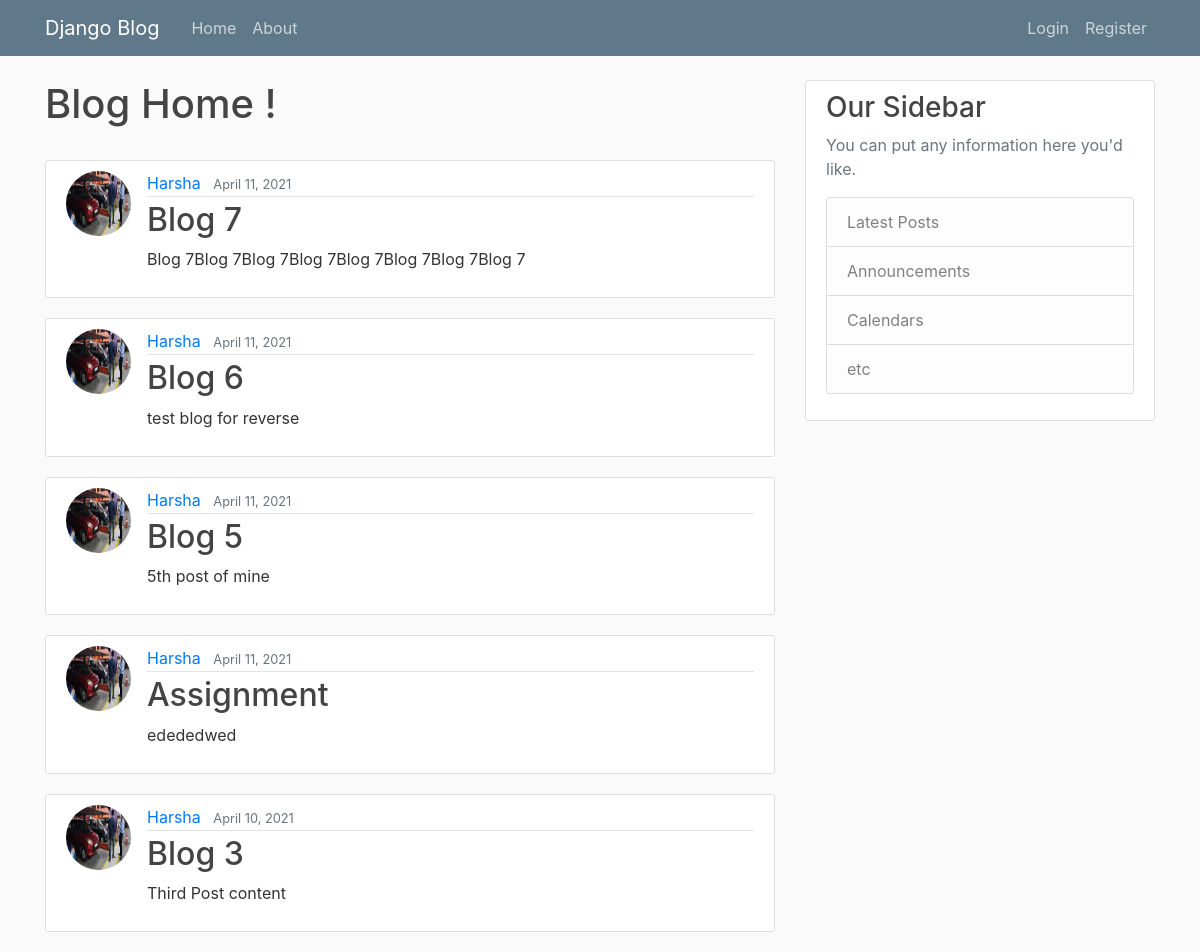
The app's page /, older data.
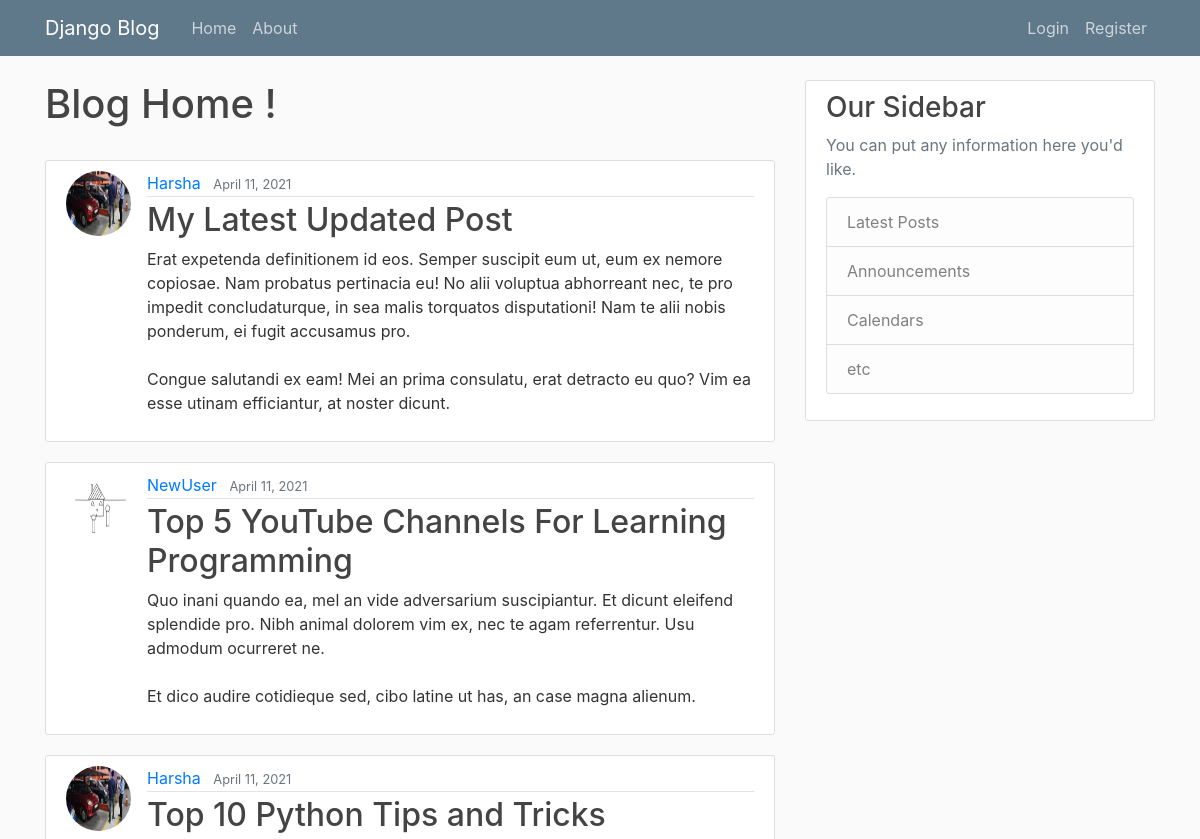
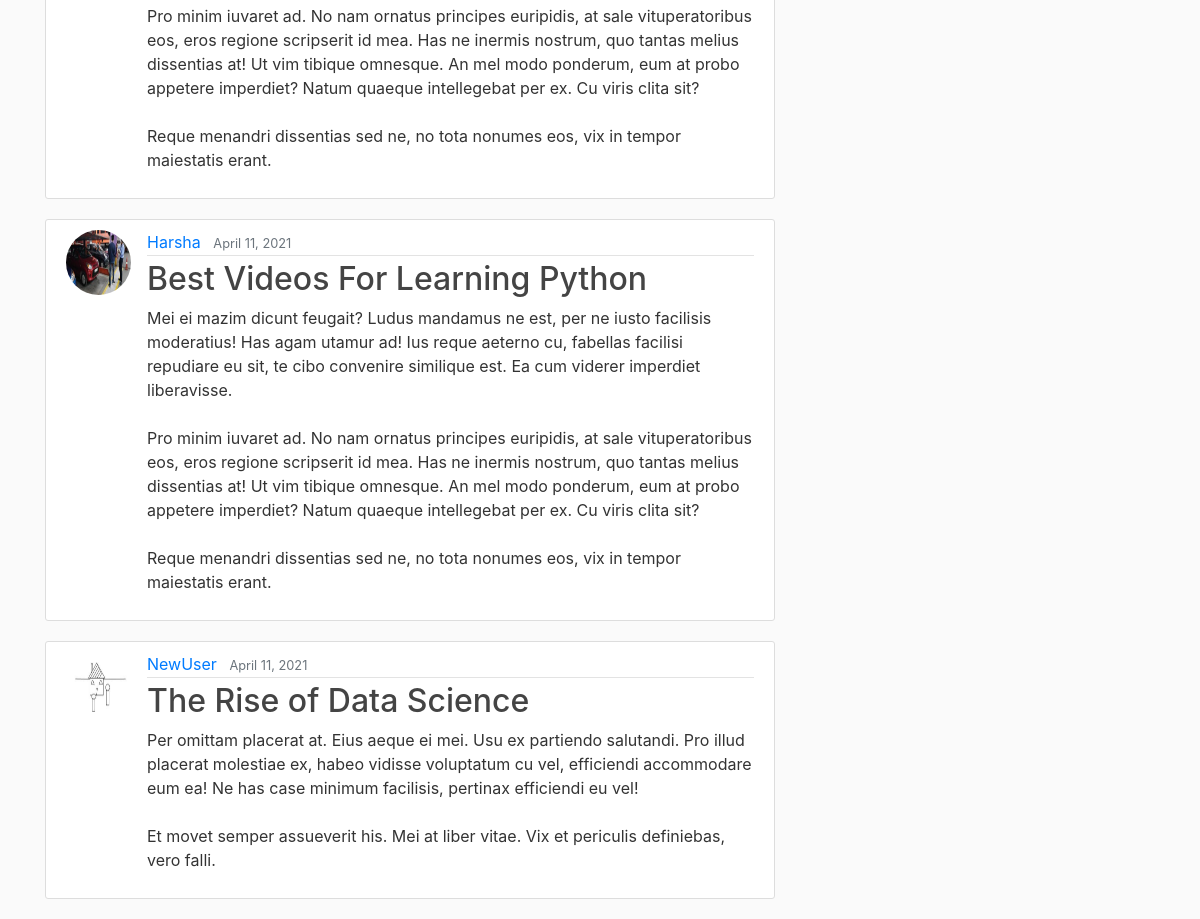
The same page, newer data (2 pictures, top to bottom).
### blog/models.py (models this page shows, shortened)
class Post(models.Model):
    title = models.CharField(max_length=100)
    content = models.TextField()
    date_posted = models.DateTimeField(default=timezone.now)
    author = models.ForeignKey(User, on_delete=models.CASCADE)

### users/models.py (models this page shows, shortened)
class Profile(models.Model):
    user = models.OneToOneField(User, on_delete=models.CASCADE)
    image = models.ImageField(default='default.jpg', upload_to ='profile_pics')

### blog/views.py (the view)
# urls.py: path('', PostListView.as_view(), name="blog-home"),
class PostListView(ListView):
    model = Post            # Tells which model to query to create a List View
    template_name = 'blog/home.html'
    context_object_name = 'posts'
    ordering = ['-date_posted']
    paginate_by = 5

### blog/templates/blog/home.html
{% extends "blog/base.html" %}
{% block content %}
    <h1>Blog Home !</h1>
    <br>
    {% for post in posts %}
        <article class="media content-section">
            <img class="rounded-circle article-img" src="{{ post.author.profile.image.url }}" alt="Image">
            <div class="media-body">
            <div class="article-metadata">
                <a class="mr-2" href="#">{{ post.author }}</a>
                <small class="text-muted">{{ post.date_posted|date:"F d, Y" }}</small>
            </div>
            <h2><a class="article-title" href="{% url 'post-detail' post.id  %}">{{ post.title }}</a></h2>
            <p class="article-content">{{ post.content }}</p>
            </div>
        </article>
    {% endfor %}
{% endblock %}

Row changes from the older to the newer data that the page shows:
no longer on this page (row unchanged): Post: author.profile.image (picture), author "Harsha", date_posted "April 11, 2021", title "Blog 7", content "Blog 7Blog 7Blog 7Blog 7Blog 7Blog 7Blog 7Blog 7"
no longer on this page (row unchanged): Post: author.profile.image (picture), author "Harsha", date_posted "April 11, 2021", title "Blog 6", content "test blog for reverse"
no longer on this page (row unchanged): Post: author.profile.image (picture), author "Harsha", date_posted "April 11, 2021", title "Blog 5", content "5th post of mine"
no longer on this page (row unchanged): Post: author.profile.image (picture), author "Harsha", date_posted "April 11, 2021", title "Assignment", content "edededwed"
no longer on this page (row unchanged): Post: author.profile.image (picture), author "Harsha", date_posted "April 10, 2021", title "Blog 3", content "Third Post content"
added Post: author.profile.image (picture), author "Harsha", date_posted "April 11, 2021", title "My Latest Updated Post", content "Erat expetenda definitionem id eos. Semper suscipit eum ut, eum ex nemore copiosae. Nam probatus pertinacia eu! No alii voluptua abhorreant nec, te pro impedit concludaturque, in sea malis torquatos disputationi! Nam te alii nobis ponderum, ei fugit accusamus pro. Congue salutandi ex eam! Mei an prima consulatu, erat detracto eu quo? Vim ea esse utinam efficiantur, at noster dicunt."
added Post: author.profile.image (placeholder picture), author "NewUser", date_posted "April 11, 2021", title "Top 5 YouTube Channels For Learning Programming", content "Quo inani quando ea, mel an vide adversarium suscipiantur. Et dicunt eleifend splendide pro. Nibh animal dolorem vim ex, nec te agam referrentur. Usu admodum ocurreret ne. Et dico audire cotidieque sed, cibo latine ut has, an case magna alienum."
added Post: author.profile.image (picture), author "Harsha", date_posted "April 11, 2021", title "Top 10 Python Tips and Tricks", content "Pro minim iuvaret ad. No nam ornatus principes euripidis, at sale vituperatoribus eos, eros regione scripserit id mea. Has ne inermis nostrum, quo tantas melius dissentias at! Ut vim tibique omnesque. An mel modo ponderum, eum at probo appetere imperdiet? Natum quaeque intellegebat per ex. Cu viris clita sit? Reque menandri dissentias sed ne, no tota nonumes eos, vix in tempor maiestatis erant."
added Post: author.profile.image (picture), author "Harsha", date_posted "April 11, 2021", title "Best Videos For Learning Python", content "Mei ei mazim dicunt feugait? Ludus mandamus ne est, per ne iusto facilisis moderatius! Has agam utamur ad! Ius reque aeterno cu, fabellas facilisi repudiare eu sit, te cibo convenire similique est. Ea cum viderer imperdiet liberavisse. Pro minim iuvaret ad. No nam ornatus principes euripidis, at sale vituperatoribus eos, eros regione scripserit id mea. Has ne inermis nostrum, quo tantas melius dissentias at! Ut vim tibique omnesque. An mel modo ponderum, eum at probo appetere imperdiet? Natum quaeque intellegebat per ex. Cu viris clita sit? Reque menandri dissentias sed ne, no tota nonumes eos, vix in tempor maiestatis erant."
added Post: author.profile.image (placeholder picture), author "NewUser", date_posted "April 11, 2021", title "The Rise of Data Science", content "Per omittam placerat at. Eius aeque ei mei. Usu ex partiendo salutandi. Pro illud placerat molestiae ex, habeo vidisse voluptatum cu vel, efficiendi accommodare eum ea! Ne has case minimum facilisis, pertinax efficiendi eu vel! Et movet semper assueverit his. Mei at liber vitae. Vix et periculis definiebas, vero falli."
